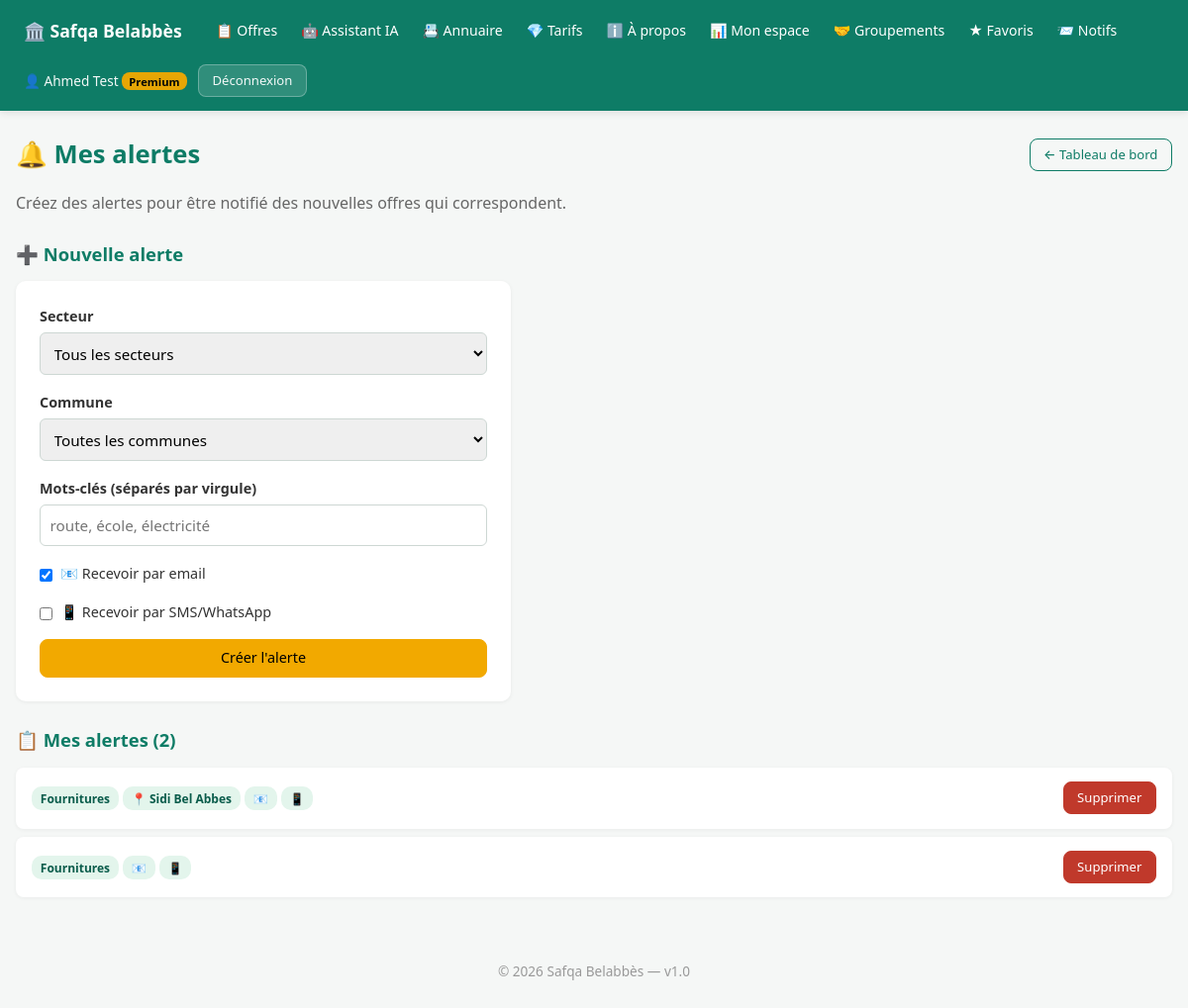
Page /alerts (signed in) on the committed database.
### app/__init__.py (models this page shows, shortened)
class User(UserMixin, db.Model):
    __tablename__ = "users"
    id = db.Column(db.Integer, primary_key=True)
    email = db.Column(db.String(150), unique=True, nullable=False, index=True)
    phone = db.Column(db.String(20), unique=True, nullable=True, index=True)
    password_hash = db.Column(db.String(255), nullable=False)
    full_name = db.Column(db.String(120), nullable=False)
    role = db.Column(db.String(20), default="user", nullable=False)
    plan = db.Column(db.String(20), default="free", nullable=False)
    active = db.Column(db.Boolean, default=True, nullable=False)
    security_question = db.Column(db.String(40))
    security_answer_hash = db.Column(db.String(255))
    security_attempts = db.Column(db.Integer, default=0, nullable=False)
    email_notifications = db.Column(db.Boolean, default=True, nullable=False)
    sms_notifications = db.Column(db.Boolean, default=False, nullable=False)
    company = db.Column(db.String(150))
    sector_activity = db.Column(db.String(30))
    commune = db.Column(db.String(100))
    favorite_sectors = db.Column(db.String(300))
    created_at = db.Column(db.DateTime, default=datetime.utcnow)
    @property
    def is_admin(self):
        return self.role == "admin"
    @property
    def is_premium(self):
        if self.role == "admin":
            return True
        return self.plan == "premium"

class SavedAlert(db.Model):
    __tablename__ = "saved_alerts"
    id = db.Column(db.Integer, primary_key=True)
    user_id = db.Column(db.Integer, db.ForeignKey("users.id"), nullable=False)
    sector = db.Column(db.String(30))
    commune = db.Column(db.String(100))
    keywords = db.Column(db.String(300))
    email_notifications = db.Column(db.Boolean, default=True, nullable=False)
    sms_notifications = db.Column(db.Boolean, default=False, nullable=False)
    created_at = db.Column(db.DateTime, default=datetime.utcnow)

### app/routes.py (the view, shortened to what this page needs)
@bp.route("/alerts", methods=["GET", "POST"])
@login_required
def alerts():
    user_alerts = SavedAlert.query.filter_by(user_id=current_user.id).order_by(SavedAlert.created_at.desc()).all()
    return render_template("alerts.html", alerts=user_alerts)

### app/templates/alerts.html (shortened to what this page needs)
{% extends "base.html" %}
{% block content %}
<div style="display:flex;justify-content:space-between;align-items:center;flex-wrap:wrap;gap:0.5rem;margin-bottom:1rem">
  <h1 style="margin:0">🔔 Mes alertes</h1>
  <a href="/dashboard" class="btn btn-sm btn-ghost">← Tableau de bord</a>
</div>
<p style="color:#666;margin-bottom:1.5rem">Créez des alertes pour être notifié des nouvelles offres qui correspondent.</p>
<h2>➕ Nouvelle alerte</h2>
<form method="post" class="boxed-form">
  <label>Secteur
    <select name="sector">
      <option value="">Tous les secteurs</option>
    </select>
  </label>
  <label>Commune
    <select name="commune">
      <option value="">Toutes les communes</option>
    </select>
  </label>
  <label>Mots-clés (séparés par virgule)
    <input type="text" name="keywords" maxlength="300" placeholder="route, école, électricité">
  </label>
  <label style="display:flex;align-items:center;gap:0.5rem;font-weight:normal">
    <input type="checkbox" name="email_notifications" checked style="width:auto">
    <span>📧 Recevoir par email</span>
  </label>
  <label style="display:flex;align-items:center;gap:0.5rem;font-weight:normal">
    <input type="checkbox" name="sms_notifications" style="width:auto">
    <span>📱 Recevoir par SMS/WhatsApp {% if not current_user.is_premium %}<span class="chip chip-warning" style="font-size:0.7rem">Premium</span>{% endif %}</span>
  </label>
  <button class="btn btn-accent" type="submit" style="width:100%">Créer l'alerte</button>
</form>
<h2>📋 Mes alertes ({{ alerts|length }})</h2>
{% for a in alerts %}
<div class="notif-item">
  <div>
    {% if a.sector %}<span class="chip">{{ sectors.get(a.sector, a.sector) }}</span>{% endif %}
    {% if a.commune %}<span class="chip">📍 {{ a.commune }}</span>{% endif %}
    {% if a.email_notifications %}<span class="chip">📧</span>{% endif %}
    {% if a.sms_notifications %}<span class="chip">📱</span>{% endif %}
  </div>
  <form method="post" action="/alerts/{{ a.id }}/delete" class="inline-form">
    <button class="btn btn-sm btn-danger" type="submit">Supprimer</button>
  </form>
</div>
{% else %}
<p style="color:#666">Aucune alerte. Créez-en une ci-dessus.</p>
{% endfor %}
{% endblock %}

### app/templates/base.html (shortened to what this page needs)
<!DOCTYPE html>
<html lang="fr">
<head>
</head>
<body>
<header>
  <div class="header-inner">
    <a href="/" class="brand">🏛️ Safqa Belabbès</a>
    {% if current_user.is_authenticated and current_user.is_admin %}
      <nav class="main-nav">
        <a href="/admin">🔧 Administration</a>
        <a href="/">👁️ Site public</a>
      </nav>
      <span class="spacer"></span>
      <div class="user-info">
        <span>👤 {{ current_user.full_name }}</span>
        <a href="/logout" class="btn btn-sm" style="background:rgba(255,255,255,0.15);color:#fff;border:1px solid rgba(255,255,255,0.3)">Déconnexion</a>
      </div>
    {% else %}
      <nav class="main-nav">
        <a href="/">📋 Offres</a>
        <a href="/chatbot">🤖 Assistant IA</a>
        <a href="/directory">📇 Annuaire</a>
        <a href="/pricing">💎 Tarifs</a>
        <a href="/about">ℹ️ À propos</a>
        {% if current_user.is_authenticated %}
          <a href="/dashboard">📊 Mon espace</a>
          <a href="/partnerships">🤝 Groupements</a>
          <a href="/favorites">★ Favoris</a>
          <a href="/notifications">📨 Notifs{% if unread_notif and unread_notif > 0 %} <span class="badge">{{ unread_notif }}</span>{% endif %}</a>
        {% endif %}
      </nav>
      {% if current_user.is_authenticated %}
        <div class="user-info">
          <span>👤 {{ current_user.full_name }}
            {% if current_user.is_premium %}<span class="chip-premium">Premium</span>{% endif %}
          </span>
          <a href="/logout" class="btn btn-sm" style="background:rgba(255,255,255,0.15);color:#fff;border:1px solid rgba(255,255,255,0.3)">Déconnexion</a>
        </div>
      {% else %}
        <div class="user-info">
          <a href="/login">Connexion</a>
          <a href="/register" class="btn btn-sm btn-accent">Inscription</a>
        </div>
      {% endif %}
    {% endif %}
  </div>
</header>
<main>
{% block content %}{% endblock %}
</main>
<footer>© 2026 Safqa Belabbès — v1.0</footer>
</body>
</html>

### app/templates/base.html (style rules this page uses)
* { box-sizing: border-box; margin: 0; padding: 0; }
body { font-family: system-ui, -apple-system, "Segoe UI", sans-serif; background: #f5f7f6; color: #12263a; line-height: 1.6; }
header { background: #0e7c66; color: #fff; padding: 0.85rem 1.5rem; position: sticky; top: 0; z-index: 100; box-shadow: 0 2px 8px rgba(0,0,0,0.1); }
header .header-inner { max-width: 1280px; margin: 0 auto; display: flex; align-items: center; gap: 1rem; flex-wrap: wrap; }
header a { color: #fff; text-decoration: none; font-weight: 500; font-size: 0.9rem; }
header .brand { font-size: 1.1rem; font-weight: 700; margin-right: 0.5rem; }
header .user-info { display: flex; align-items: center; gap: 0.7rem; font-size: 0.85rem; opacity: 0.95; }
header .chip-premium { background: #f2a900; color: #000; padding: 0.1rem 0.45rem; border-radius: 8px; font-size: 0.7rem; font-weight: 700; }
nav.main-nav { display: flex; align-items: center; gap: 0.2rem; flex-wrap: wrap; }
nav.main-nav a { padding: 0.4rem 0.65rem; border-radius: 6px; font-size: 0.88rem; transition: background 0.15s; }
main { max-width: 1280px; margin: 0 auto; padding: 1.5rem 1rem; min-height: calc(100vh - 200px); }
h1 { margin-bottom: 1.5rem; color: #0e7c66; font-size: 1.6rem; }
h2 { margin: 1.5rem 0 0.8rem; color: #0e7c66; font-size: 1.15rem; }
.btn, .btn-sm, .btn-ghost, .btn-accent, .btn-danger { display: inline-flex; align-items: center; justify-content: center; padding: 0.55rem 1.1rem; border-radius: 8px; cursor: pointer; text-decoration: none; font-size: 0.9rem; font-weight: 500; font-family: inherit; border: 1px solid transparent; transition: all 0.15s; white-space: nowrap; line-height: 1.4; }
.btn { background: #0e7c66; color: #fff; border-color: #0e7c66; }
.btn-sm { padding: 0.4rem 0.85rem; font-size: 0.82rem; }
.btn-ghost { background: transparent; color: #0e7c66; border-color: #0e7c66; }
.btn-accent { background: #f2a900; color: #000; border-color: #f2a900; }
.btn-danger { background: #c0392b; color: #fff; border-color: #c0392b; }
form.inline-form { display: inline; background: none; padding: 0; box-shadow: none; max-width: none; }
form.boxed-form { background: #fff; padding: 1.5rem; border-radius: 10px; max-width: 500px; box-shadow: 0 1px 4px rgba(0,0,0,0.06); }
label { display: block; margin-bottom: 1rem; font-weight: 600; font-size: 0.9rem; color: #333; }
input, select, textarea { width: 100%; padding: 0.6rem; border: 1px solid #cdd7d3; border-radius: 6px; margin-top: 0.3rem; font-size: 0.95rem; font-family: inherit; }
.chip { display: inline-block; background: #e3f5ec; color: #0a5c4b; padding: 0.15rem 0.55rem; border-radius: 10px; font-size: 0.75rem; font-weight: 600; }
.notif-item { background: #fff; padding: 0.9rem 1rem; border-radius: 8px; margin: 0.5rem 0; box-shadow: 0 1px 4px rgba(0,0,0,0.05); display: flex; justify-content: space-between; align-items: center; gap: 1rem; flex-wrap: wrap; }
footer { text-align: center; padding: 2rem 1rem; color: #999; font-size: 0.85rem; }

### rows in the picture
User: full_name "Ahmed Test"
SavedAlert: get "Fournitures", commune "Sidi Bel Abbes"
SavedAlert: get "Fournitures"

### other values in the picture
{{ alerts|length }} "2"
